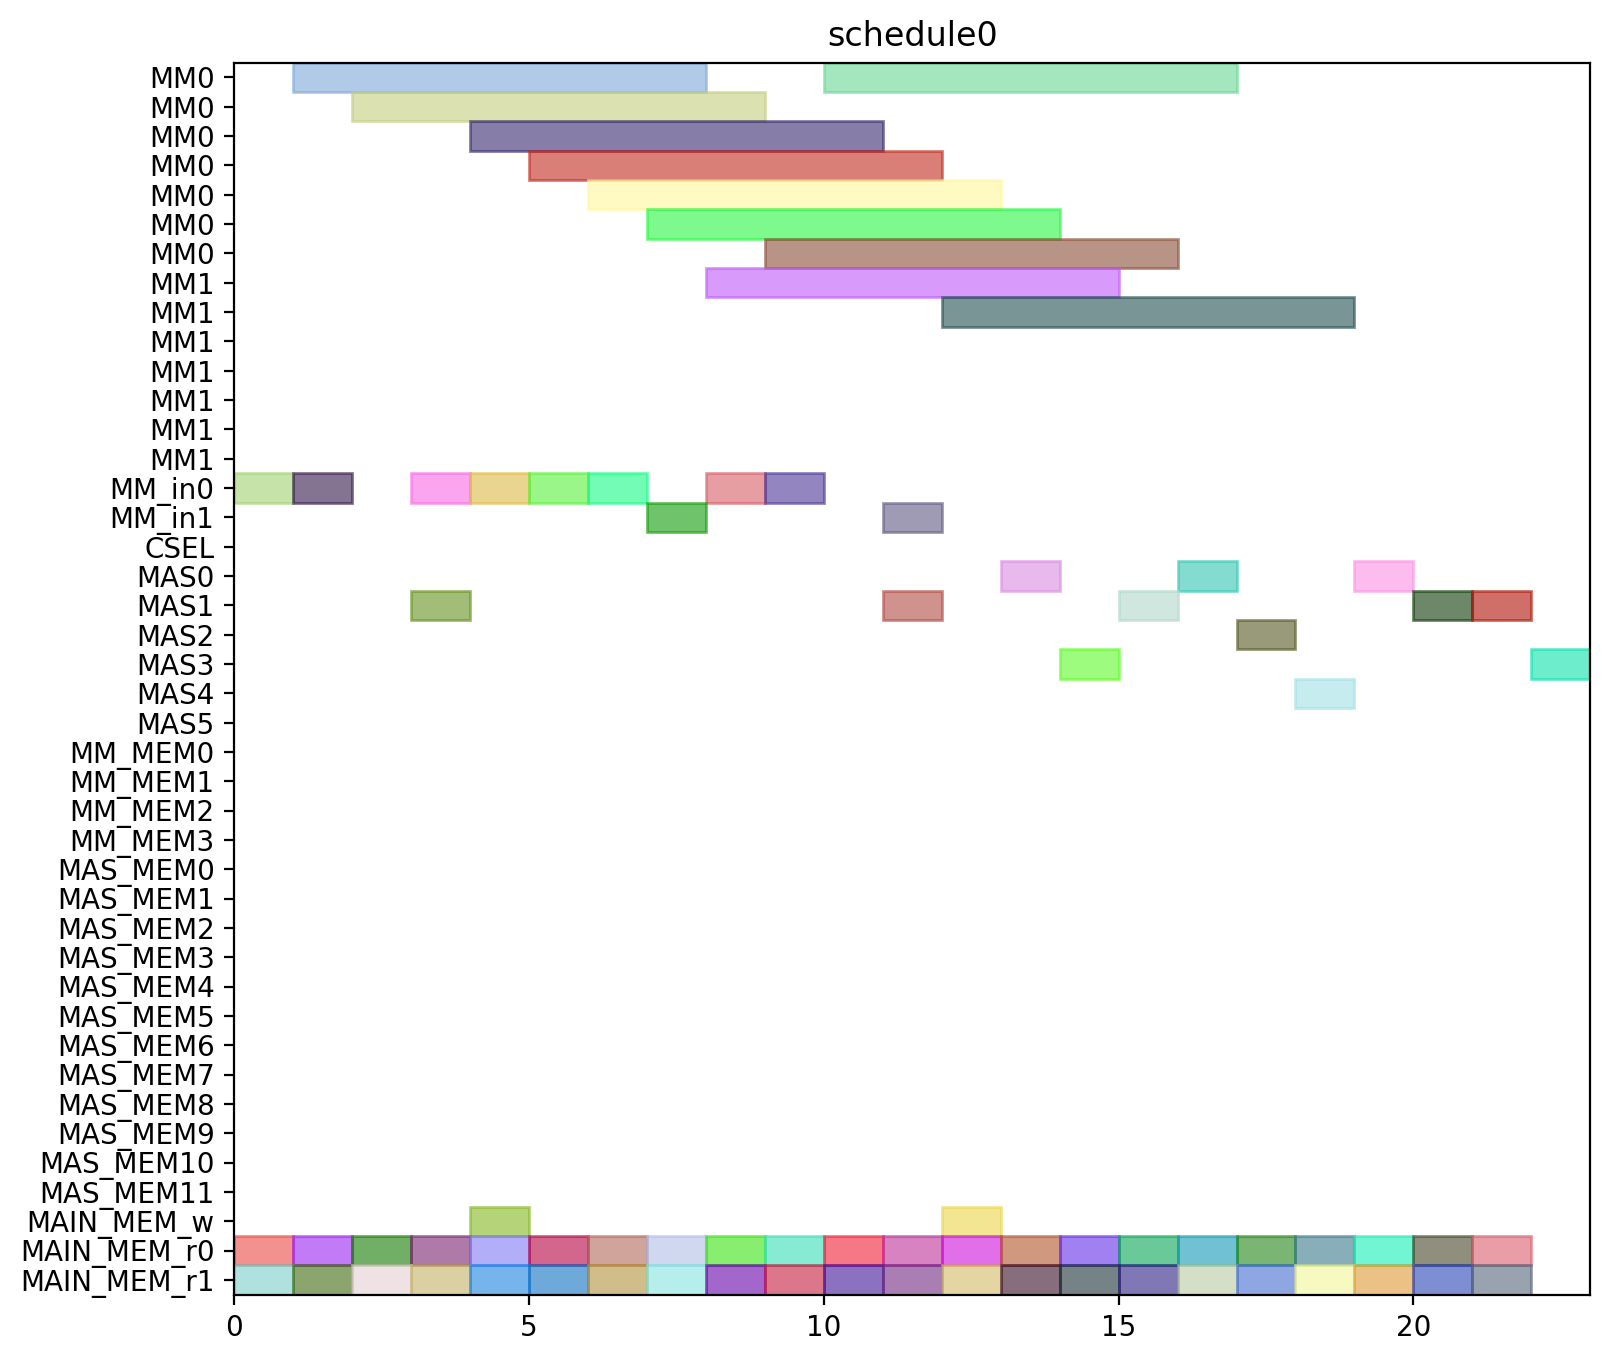

This chart was generated by the following Python code:
from pyschedule import Scenario, solvers, plotters, alt


def solve():
	horizon = 120
	S = Scenario("schedule0", horizon=horizon)

	# resource
	MM = S.Resources('MM', num=2, size=7)
	MM_in = S.Resources('MM_in', num=2)
	CSEL = S.Resource('CSEL')
	MAS = S.Resources('MAS', num=6, size=1, periods=range(1, horizon))
	MM_MEM = S.Resources('MM_MEM', num=4)
	MAS_MEM = S.Resources('MAS_MEM', num=12)
	MAIN_MEM_w = S.Resource('MAIN_MEM_w', size=1)
	MAIN_MEM_r = S.Resources('MAIN_MEM_r', num=2)

	# result of previous scheduling

	# new tasks
	c10_t0 = S.Task('c10_t0', length=7, delay_cost=1)
	c10_t0 += alt(MM)
	c10_t0_in = S.Task('c10_t0_in', length=1, delay_cost=1)
	c10_t0_in += alt(MM_in)
	S += c10_t0_in*MM_in[0]<=c10_t0*MM[0]
	S += c10_t0_in*MM_in[1]<=c10_t0*MM[1]
	c10_t0_mem0 = S.Task('c10_t0_mem0', length=1, delay_cost=1)
	c10_t0_mem0 += MAIN_MEM_r[0]
	S += c10_t0_mem0 <= c10_t0

	c10_t0_mem1 = S.Task('c10_t0_mem1', length=1, delay_cost=1)
	c10_t0_mem1 += MAIN_MEM_r[1]
	S += c10_t0_mem1 <= c10_t0

	c10_t1 = S.Task('c10_t1', length=7, delay_cost=1)
	c10_t1 += alt(MM)
	c10_t1_in = S.Task('c10_t1_in', length=1, delay_cost=1)
	c10_t1_in += alt(MM_in)
	S += c10_t1_in*MM_in[0]<=c10_t1*MM[0]
	S += c10_t1_in*MM_in[1]<=c10_t1*MM[1]
	c10_t1_mem0 = S.Task('c10_t1_mem0', length=1, delay_cost=1)
	c10_t1_mem0 += MAIN_MEM_r[0]
	S += c10_t1_mem0 <= c10_t1

	c10_t1_mem1 = S.Task('c10_t1_mem1', length=1, delay_cost=1)
	c10_t1_mem1 += MAIN_MEM_r[1]
	S += c10_t1_mem1 <= c10_t1

	c10_t2 = S.Task('c10_t2', length=1, delay_cost=1)
	c10_t2 += alt(MAS)
	c10_t2_mem0 = S.Task('c10_t2_mem0', length=1, delay_cost=1)
	c10_t2_mem0 += MAIN_MEM_r[0]
	S += c10_t2_mem0 <= c10_t2

	c10_t2_mem1 = S.Task('c10_t2_mem1', length=1, delay_cost=1)
	c10_t2_mem1 += MAIN_MEM_r[1]
	S += c10_t2_mem1 <= c10_t2

	c10_t3 = S.Task('c10_t3', length=1, delay_cost=1)
	c10_t3 += alt(MAS)
	c10_t3_mem0 = S.Task('c10_t3_mem0', length=1, delay_cost=1)
	c10_t3_mem0 += MAIN_MEM_r[0]
	S += c10_t3_mem0 <= c10_t3

	c10_t3_mem1 = S.Task('c10_t3_mem1', length=1, delay_cost=1)
	c10_t3_mem1 += MAIN_MEM_r[1]
	S += c10_t3_mem1 <= c10_t3

	c20_t0 = S.Task('c20_t0', length=7, delay_cost=1)
	c20_t0 += alt(MM)
	c20_t0_in = S.Task('c20_t0_in', length=1, delay_cost=1)
	c20_t0_in += alt(MM_in)
	S += c20_t0_in*MM_in[0]<=c20_t0*MM[0]
	S += c20_t0_in*MM_in[1]<=c20_t0*MM[1]
	c20_t0_mem0 = S.Task('c20_t0_mem0', length=1, delay_cost=1)
	c20_t0_mem0 += MAIN_MEM_r[0]
	S += c20_t0_mem0 <= c20_t0

	c20_t0_mem1 = S.Task('c20_t0_mem1', length=1, delay_cost=1)
	c20_t0_mem1 += MAIN_MEM_r[1]
	S += c20_t0_mem1 <= c20_t0

	c20_t1 = S.Task('c20_t1', length=7, delay_cost=1)
	c20_t1 += alt(MM)
	c20_t1_in = S.Task('c20_t1_in', length=1, delay_cost=1)
	c20_t1_in += alt(MM_in)
	S += c20_t1_in*MM_in[0]<=c20_t1*MM[0]
	S += c20_t1_in*MM_in[1]<=c20_t1*MM[1]
	c20_t1_mem0 = S.Task('c20_t1_mem0', length=1, delay_cost=1)
	c20_t1_mem0 += MAIN_MEM_r[0]
	S += c20_t1_mem0 <= c20_t1

	c20_t1_mem1 = S.Task('c20_t1_mem1', length=1, delay_cost=1)
	c20_t1_mem1 += MAIN_MEM_r[1]
	S += c20_t1_mem1 <= c20_t1

	c20_t2 = S.Task('c20_t2', length=1, delay_cost=1)
	c20_t2 += alt(MAS)
	c20_t2_mem0 = S.Task('c20_t2_mem0', length=1, delay_cost=1)
	c20_t2_mem0 += MAIN_MEM_r[0]
	S += c20_t2_mem0 <= c20_t2

	c20_t2_mem1 = S.Task('c20_t2_mem1', length=1, delay_cost=1)
	c20_t2_mem1 += MAIN_MEM_r[1]
	S += c20_t2_mem1 <= c20_t2

	c20_t3 = S.Task('c20_t3', length=1, delay_cost=1)
	c20_t3 += alt(MAS)
	c20_t3_mem0 = S.Task('c20_t3_mem0', length=1, delay_cost=1)
	c20_t3_mem0 += MAIN_MEM_r[0]
	S += c20_t3_mem0 <= c20_t3

	c20_t3_mem1 = S.Task('c20_t3_mem1', length=1, delay_cost=1)
	c20_t3_mem1 += MAIN_MEM_r[1]
	S += c20_t3_mem1 <= c20_t3

	c01_t0 = S.Task('c01_t0', length=7, delay_cost=1)
	c01_t0 += alt(MM)
	c01_t0_in = S.Task('c01_t0_in', length=1, delay_cost=1)
	c01_t0_in += alt(MM_in)
	S += c01_t0_in*MM_in[0]<=c01_t0*MM[0]
	S += c01_t0_in*MM_in[1]<=c01_t0*MM[1]
	c01_t0_mem0 = S.Task('c01_t0_mem0', length=1, delay_cost=1)
	c01_t0_mem0 += MAIN_MEM_r[0]
	S += c01_t0_mem0 <= c01_t0

	c01_t0_mem1 = S.Task('c01_t0_mem1', length=1, delay_cost=1)
	c01_t0_mem1 += MAIN_MEM_r[1]
	S += c01_t0_mem1 <= c01_t0

	c01_t1 = S.Task('c01_t1', length=7, delay_cost=1)
	c01_t1 += alt(MM)
	c01_t1_in = S.Task('c01_t1_in', length=1, delay_cost=1)
	c01_t1_in += alt(MM_in)
	S += c01_t1_in*MM_in[0]<=c01_t1*MM[0]
	S += c01_t1_in*MM_in[1]<=c01_t1*MM[1]
	c01_t1_mem0 = S.Task('c01_t1_mem0', length=1, delay_cost=1)
	c01_t1_mem0 += MAIN_MEM_r[0]
	S += c01_t1_mem0 <= c01_t1

	c01_t1_mem1 = S.Task('c01_t1_mem1', length=1, delay_cost=1)
	c01_t1_mem1 += MAIN_MEM_r[1]
	S += c01_t1_mem1 <= c01_t1

	c01_t2 = S.Task('c01_t2', length=1, delay_cost=1)
	c01_t2 += alt(MAS)
	c01_t2_mem0 = S.Task('c01_t2_mem0', length=1, delay_cost=1)
	c01_t2_mem0 += MAIN_MEM_r[0]
	S += c01_t2_mem0 <= c01_t2

	c01_t2_mem1 = S.Task('c01_t2_mem1', length=1, delay_cost=1)
	c01_t2_mem1 += MAIN_MEM_r[1]
	S += c01_t2_mem1 <= c01_t2

	c01_t3 = S.Task('c01_t3', length=1, delay_cost=1)
	c01_t3 += alt(MAS)
	c01_t3_mem0 = S.Task('c01_t3_mem0', length=1, delay_cost=1)
	c01_t3_mem0 += MAIN_MEM_r[0]
	S += c01_t3_mem0 <= c01_t3

	c01_t3_mem1 = S.Task('c01_t3_mem1', length=1, delay_cost=1)
	c01_t3_mem1 += MAIN_MEM_r[1]
	S += c01_t3_mem1 <= c01_t3

	c11_t0 = S.Task('c11_t0', length=7, delay_cost=1)
	c11_t0 += alt(MM)
	c11_t0_in = S.Task('c11_t0_in', length=1, delay_cost=1)
	c11_t0_in += alt(MM_in)
	S += c11_t0_in*MM_in[0]<=c11_t0*MM[0]
	S += c11_t0_in*MM_in[1]<=c11_t0*MM[1]
	c11_t0_mem0 = S.Task('c11_t0_mem0', length=1, delay_cost=1)
	c11_t0_mem0 += MAIN_MEM_r[0]
	S += c11_t0_mem0 <= c11_t0

	c11_t0_mem1 = S.Task('c11_t0_mem1', length=1, delay_cost=1)
	c11_t0_mem1 += MAIN_MEM_r[1]
	S += c11_t0_mem1 <= c11_t0

	c11_t1 = S.Task('c11_t1', length=7, delay_cost=1)
	c11_t1 += alt(MM)
	c11_t1_in = S.Task('c11_t1_in', length=1, delay_cost=1)
	c11_t1_in += alt(MM_in)
	S += c11_t1_in*MM_in[0]<=c11_t1*MM[0]
	S += c11_t1_in*MM_in[1]<=c11_t1*MM[1]
	c11_t1_mem0 = S.Task('c11_t1_mem0', length=1, delay_cost=1)
	c11_t1_mem0 += MAIN_MEM_r[0]
	S += c11_t1_mem0 <= c11_t1

	c11_t1_mem1 = S.Task('c11_t1_mem1', length=1, delay_cost=1)
	c11_t1_mem1 += MAIN_MEM_r[1]
	S += c11_t1_mem1 <= c11_t1

	c11_t2 = S.Task('c11_t2', length=1, delay_cost=1)
	c11_t2 += alt(MAS)
	c11_t2_mem0 = S.Task('c11_t2_mem0', length=1, delay_cost=1)
	c11_t2_mem0 += MAIN_MEM_r[0]
	S += c11_t2_mem0 <= c11_t2

	c11_t2_mem1 = S.Task('c11_t2_mem1', length=1, delay_cost=1)
	c11_t2_mem1 += MAIN_MEM_r[1]
	S += c11_t2_mem1 <= c11_t2

	c11_t3 = S.Task('c11_t3', length=1, delay_cost=1)
	c11_t3 += alt(MAS)
	c11_t3_mem0 = S.Task('c11_t3_mem0', length=1, delay_cost=1)
	c11_t3_mem0 += MAIN_MEM_r[0]
	S += c11_t3_mem0 <= c11_t3

	c11_t3_mem1 = S.Task('c11_t3_mem1', length=1, delay_cost=1)
	c11_t3_mem1 += MAIN_MEM_r[1]
	S += c11_t3_mem1 <= c11_t3

	c21_t0 = S.Task('c21_t0', length=7, delay_cost=1)
	c21_t0 += alt(MM)
	c21_t0_in = S.Task('c21_t0_in', length=1, delay_cost=1)
	c21_t0_in += alt(MM_in)
	S += c21_t0_in*MM_in[0]<=c21_t0*MM[0]
	S += c21_t0_in*MM_in[1]<=c21_t0*MM[1]
	c21_t0_mem0 = S.Task('c21_t0_mem0', length=1, delay_cost=1)
	c21_t0_mem0 += MAIN_MEM_r[0]
	S += c21_t0_mem0 <= c21_t0

	c21_t0_mem1 = S.Task('c21_t0_mem1', length=1, delay_cost=1)
	c21_t0_mem1 += MAIN_MEM_r[1]
	S += c21_t0_mem1 <= c21_t0

	c21_t1 = S.Task('c21_t1', length=7, delay_cost=1)
	c21_t1 += alt(MM)
	c21_t1_in = S.Task('c21_t1_in', length=1, delay_cost=1)
	c21_t1_in += alt(MM_in)
	S += c21_t1_in*MM_in[0]<=c21_t1*MM[0]
	S += c21_t1_in*MM_in[1]<=c21_t1*MM[1]
	c21_t1_mem0 = S.Task('c21_t1_mem0', length=1, delay_cost=1)
	c21_t1_mem0 += MAIN_MEM_r[0]
	S += c21_t1_mem0 <= c21_t1

	c21_t1_mem1 = S.Task('c21_t1_mem1', length=1, delay_cost=1)
	c21_t1_mem1 += MAIN_MEM_r[1]
	S += c21_t1_mem1 <= c21_t1

	c21_t2 = S.Task('c21_t2', length=1, delay_cost=1)
	c21_t2 += alt(MAS)
	c21_t2_mem0 = S.Task('c21_t2_mem0', length=1, delay_cost=1)
	c21_t2_mem0 += MAIN_MEM_r[0]
	S += c21_t2_mem0 <= c21_t2

	c21_t2_mem1 = S.Task('c21_t2_mem1', length=1, delay_cost=1)
	c21_t2_mem1 += MAIN_MEM_r[1]
	S += c21_t2_mem1 <= c21_t2

	c21_t3 = S.Task('c21_t3', length=1, delay_cost=1)
	c21_t3 += alt(MAS)
	c21_t3_mem0 = S.Task('c21_t3_mem0', length=1, delay_cost=1)
	c21_t3_mem0 += MAIN_MEM_r[0]
	S += c21_t3_mem0 <= c21_t3

	c21_t3_mem1 = S.Task('c21_t3_mem1', length=1, delay_cost=1)
	c21_t3_mem1 += MAIN_MEM_r[1]
	S += c21_t3_mem1 <= c21_t3

	c000 = S.Task('c000', length=1, delay_cost=1)
	c000 += alt(MAS)
	S += 0<c000

	c000_w = S.Task('c000_w', length=1, delay_cost=1)
	c000_w += alt(MAIN_MEM_w)
	S += c000 <= c000_w

	c000_mem0 = S.Task('c000_mem0', length=1, delay_cost=1)
	c000_mem0 += MAIN_MEM_r[0]
	S += c000_mem0 <= c000

	c000_mem1 = S.Task('c000_mem1', length=1, delay_cost=1)
	c000_mem1 += MAIN_MEM_r[1]
	S += c000_mem1 <= c000

	c001 = S.Task('c001', length=1, delay_cost=1)
	c001 += alt(MAS)
	S += 0<c001

	c001_w = S.Task('c001_w', length=1, delay_cost=1)
	c001_w += alt(MAIN_MEM_w)
	S += c001 <= c001_w

	c001_mem0 = S.Task('c001_mem0', length=1, delay_cost=1)
	c001_mem0 += MAIN_MEM_r[0]
	S += c001_mem0 <= c001

	c001_mem1 = S.Task('c001_mem1', length=1, delay_cost=1)
	c001_mem1 += MAIN_MEM_r[1]
	S += c001_mem1 <= c001

	solvers.mip.solve(S,msg=1,kind='CPLEX',ratio_gap=1.01)

	solution = [['hoge']*len(S.solution()[1]) for i in range(len(S.solution()))]
	for i in range(len(S.solution())):
		for j in range(len(S.solution()[i])):
			solution[i][j]=str(S.solution()[i][j])
	print(solution)

	cycles = int(solution[-1][3])

	pic_file_name = "/home/mfukuda/ABE/multiRAM_multiMAS_16mux/scheduling_result/stage7MM2_stage1MAS6/FROB/schedule0.png"
	if(S.solution() != []):
		plotters.matplotlib.plot(S,img_filename=pic_file_name, show_task_labels=False, fig_size=(cycles*0.25+3, 8))

	return solution
